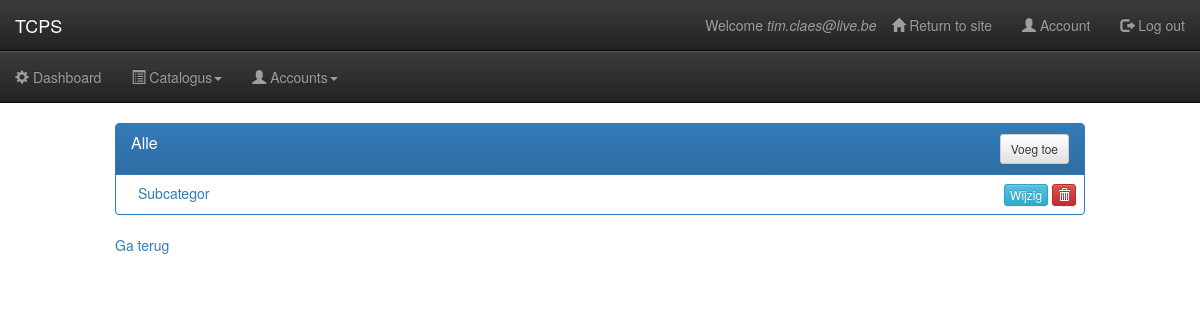
Page /products/dashboard/subcategorie/list/ (signed in) on the earlier database version.
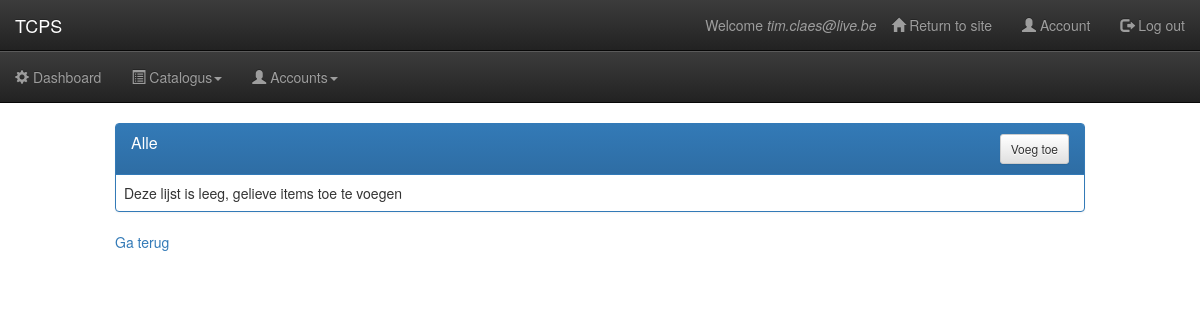
Same page on the later database version.
### catalogue/models.py (models this page shows)
class SubCategory(models.Model):
	name = models.CharField(_('Name'), max_length=255, unique=True)
	description = models.TextField(_('Description'), null=True, blank=True)
	parent_category = models.ForeignKey(Category, verbose_name='Parent Category', related_name='subcategories')
	suppliers = models.ManyToManyField('Supplier', related_name='categories')
	subcategories = models.Manager
	class Meta:
		app_label = 'catalogue'
		verbose_name = _('Subcategory')
		verbose_name_plural = _('Subcategories')
	def __unicode__(self):
		return self.name
	def __str__(self):
		return self.name

### catalogue/views.py (the view)
class SubCategoryListView(ListView):
	model = SubCategory
	context_object_name = 'item_list'
	template_name = 'item_list.html'
	def get_context_data(self, **kwargs):
		ctx = super(SubCategoryListView, self).get_context_data(**kwargs)
		ctx['modelname'] = 'subcategorie'
		return ctx

### catalogue/templates/item_list.html (shortened to what this page needs)
{% extends 'dashboard_layout.html' %}
{% load staticfiles crispy_forms_tags %}
{% block content %}
<div class="container-fluid">
	<div class="row">
		<div class="col-md-10 col-md-offset-1">
			<div class="panel panel-primary">
				<div class="panel-heading clearfix">
					<h5 class="panel-title pull-left">Alle {{ item_list.0.get_verbose_name_plural }}</h5>
					<div class="pull-right">
                        <a href="/products/dashboard/{{ modelname | lower }}/new/" class="btn btn-default btn-sm">Voeg toe</a>
                	</div>
				</div>
                <table class="table table-hover">
                    <tbody>
                    	{% for item in item_list %}
                        <tr>
                            <td>
                                &emsp;<a href="#">{{ item.name | capfirst }}</a>
                            </td>
                            <td class="text-right text-nowrap">
                            	<a class="btn btn-info btn-xs" href="/products/dashboard/{{ modelname }}/update/{{ item.slug }}" role="button">Wijzig</a>
                            	<a id="item-{{ item.slug }}" class="btn btn-danger btn-xs modalDelete" data-toggle="modal" role="button" data-target="#myModaal">
                            		<span class="glyphicon glyphicon-trash"></span>
                        		</a>
                            </td>
                        </tr>
                        {% empty %}
                        	<tr>
                        		<td>
                        			Deze lijst is leeg, gelieve items toe te voegen
                        		</td>
                        	</tr>
                    	{% endfor %}
                    </tbody>
                </table>
			</div>
		</div>
	</div>
	<div class="row">
		<div class="col-md-10 col-md-offset-1">
			<a href="{{request.META.HTTP_REFERER}}">Ga terug</a>
		</div>
	</div>
</div>
{% endblock content %}

Differences in the rows shown:
removed SubCategory: name "Subcategor"
Other differences:
text now shown: "Deze lijst is leeg, gelieve items toe te voegen"
